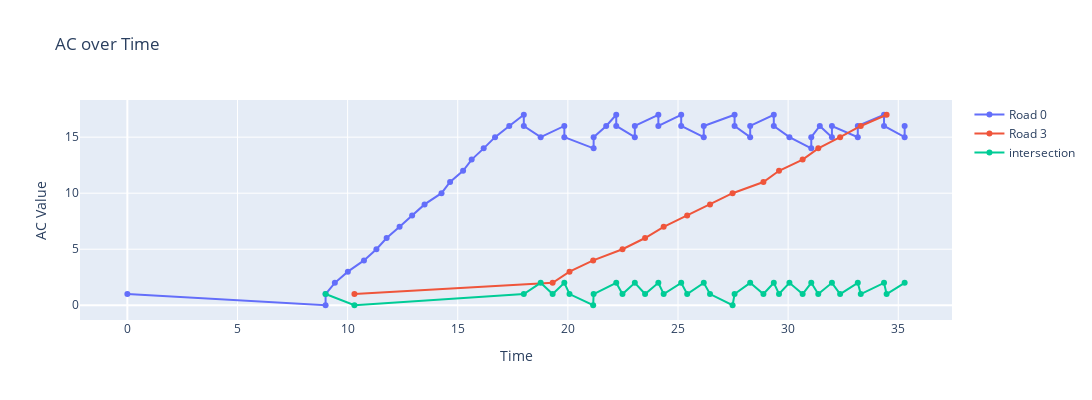

Here is the notebook cell this chart was saved with:
### Code cell
plot_trace(road0_ac, road3_ac,intersec_ac0, "Road 0", "Road 3")

### Figure 1 — Plotly figure (JSON) as saved in the notebook; plotly's stock layout.template omitted (floating-point values rounded to 4 significant figures)
{"data": [{"mode": "lines+markers", "name": "Road 0", "type": "scatter", "x": [0.0, 9.0, 9.0, 9.421, 10.01, 10.74, 11.31, 11.77, 12.36, 12.93, 13.49, 14.26, 14.65, 15.24, 15.63, 16.18, 16.69, 17.34, 18.0, 18.0, 18.77, 19.84, 19.84, 21.17, 21.17, 21.74, 22.2, 22.2, 23.04, 23.04, 24.11, 24.11, 25.15, 25.15, 26.17, 26.17, 27.57, 27.57, 28.28, 28.28, 29.35, 29.35, 30.06, 31.05, 31.05, 31.44, 31.99, 31.99, 33.16, 33.16, 34.35, 34.35, 35.29, 35.29], "y": [1, 0, 1, 2, 3, 4, 5, 6, 7, 8, 9, 10, 11, 12, 13, 14, 15, 16, 17, 16, 15, 16, 15, 14, 15, 16, 17, 16, 15, 16, 17, 16, 17, 16, 15, 16, 17, 16, 15, 16, 17, 16, 15, 14, 15, 16, 15, 16, 15, 16, 17, 16, 15, 16]}, {"mode": "lines+markers", "name": "Road 3", "type": "scatter", "x": [10.31, 19.31, 20.07, 21.15, 22.48, 23.51, 24.35, 25.42, 26.45, 27.48, 28.88, 29.59, 30.66, 31.37, 32.36, 33.3, 34.47], "y": [1, 2, 3, 4, 5, 6, 7, 8, 9, 10, 11, 12, 13, 14, 15, 16, 17]}, {"mode": "lines+markers", "name": "intersection", "type": "scatter", "x": [9.0, 10.31, 18.0, 18.77, 19.31, 19.84, 20.07, 21.15, 21.17, 22.2, 22.48, 23.04, 23.51, 24.11, 24.35, 25.15, 25.42, 26.17, 26.45, 27.48, 27.57, 28.28, 28.88, 29.35, 29.59, 30.06, 30.66, 31.05, 31.37, 31.99, 32.36, 33.16, 33.3, 34.35, 34.47, 35.29], "y": [1, 0, 1, 2, 1, 2, 1, 0, 1, 2, 1, 2, 1, 2, 1, 2, 1, 2, 1, 0, 1, 2, 1, 2, 1, 2, 1, 2, 1, 2, 1, 2, 1, 2, 1, 2]}], "layout": {"height": 400, "hovermode": "closest", "title": {"text": "AC over Time"}, "width": 1200, "xaxis": {"anchor": "y", "domain": [0, 1], "title": {"text": "Time"}}, "yaxis": {"anchor": "x", "domain": [0, 1], "title": {"text": "AC Value"}}}}
